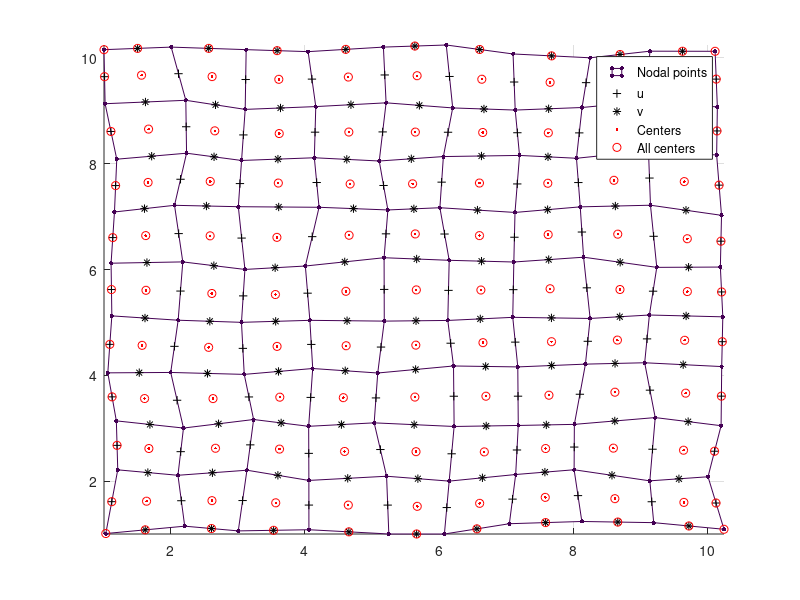

Recreate this plot in MATLAB. (Note: this script raises an error after producing the figure.)
% Tests the 2D curvilinear laplacian on a noisy grid
clc
close all

addpath('../../src/mole_MATLAB')

% Parameters
k = 2;
m = 10;
n = 10;

% Function handles
F = @(X, Y) (X-m/2).^2+(Y-n/2).^2;
f = @(X, Y) 4*ones(size(X));

[X, Y] = meshgrid(1:m, 1:n);
% Add some uniform random noise
rng(1);
X = X + 0.25*rand(size(X));
Y = Y + 0.25*rand(size(Y));

mesh(X, Y, zeros(n, m), 'Marker', '.', 'MarkerSize', 10)
view([0 90])
axis tight
set(gcf, 'Color', 'w')
hold on

[n, m] = size(X);
n = n-1;
m = m-1;

Ux = (X(1:end-1, :) + X(2:end, :))/2;
Uy = (Y(1:end-1, :) + Y(2:end, :))/2;
scatter3(Ux(:), Uy(:), zeros(n*(m+1), 1), '+', 'MarkerEdgeColor', 'k')

Vx = (X(:, 1:end-1) + X(:, 2:end))/2;
Vy = (Y(:, 1:end-1) + Y(:, 2:end))/2;
scatter3(Vx(:), Vy(:), zeros((n+1)*m, 1), '*', 'MarkerEdgeColor', 'k')

Cx = (Vx(1:end-1, :) + Vx(2:end, :))/2;
Cy = (Uy(:, 1:end-1) + Uy(:, 2:end))/2;
scatter3(Cx(:), Cy(:), zeros(n*m, 1), '.', 'MarkerEdgeColor', 'r')

% West-East sides
Cx = [Ux(:, 1) Cx];
Cy = [Uy(:, 1) Cy];
Cx = [Cx Ux(:, end)];
Cy = [Cy Uy(:, end)];

% South-North sides
Cx = [[0 Vx(1, :) 0]; Cx];
Cy = [[0 Vy(1, :) 0]; Cy];
Cx = [Cx; [0 Vx(end, :) 0]];
Cy = [Cy; [0 Vy(end, :) 0]];

% Corners
Cx(1, 1) = X(1, 1);
Cy(1, 1) = Y(1, 1);
Cx(1, end) = X(1, end);
Cy(1, end) = Y(1, end);
Cx(end, 1) = X(end, 1);
Cy(end, 1) = Y(end, 1);
Cx(end, end) = X(end, end);
Cy(end, end) = Y(end, end);

scatter3(Cx(:), Cy(:), zeros((m+2)*(n+2), 1), 'o', 'MarkerEdgeColor', 'r')
legend('Nodal points', 'u', 'v', 'Centers', 'All centers')
hold off

% Get curvilinear mimetic operators
tic
D = div2DCurv(k, X, Y);
toc
tic
G = grad2DCurv(k, X, Y);
toc
tic
L = D*G;
toc

% Impose boundary conditions
Robin = robinBC2D(k, m, 1, n, 1, 1, 0);
L = L + Robin;
figure
spy(L)
title('Laplacian')

Robin = diag(Robin);
bdry = find(Robin);
B = f(Cx, Cy);
B = reshape(B.', [], 1);
B2 = F(Cx, Cy);
B2 = reshape(B2.', [], 1);
B(bdry) = B2(bdry);

% Solve the system
Comp = L\B;
Comp = reshape(Comp, m+2, n+2)';

% Plot results
figure
subplot(2, 1, 1)
surf(Cx, Cy, F(Cx, Cy), 'EdgeColor', 'none')
title('Exact')
xlabel('x')
ylabel('y')
set(gcf, 'Color', 'w')
colorbar
subplot(2, 1, 2)
surf(Cx, Cy, Comp, 'EdgeColor', 'none')
title('Approx')
xlabel('x')
ylabel('y')
set(gcf, 'Color', 'w')
colorbar

% Show error
figure
surf(Cx, Cy, F(Cx, Cy)-Comp, 'EdgeColor', 'none')
title('Error')
view([0 90])
xlabel('x')
ylabel('y')
set(gcf, 'Color', 'w')
colorbar

fprintf('Maximum error: %.2f\n', max(max(abs(F(Cx, Cy)-Comp))))
fprintf('Relative error: %.2f%%\n', 100*max(max(abs(F(Cx, Cy)-Comp)))/(max(max(F(Cx, Cy))) - min(min(F(Cx, Cy)))))
